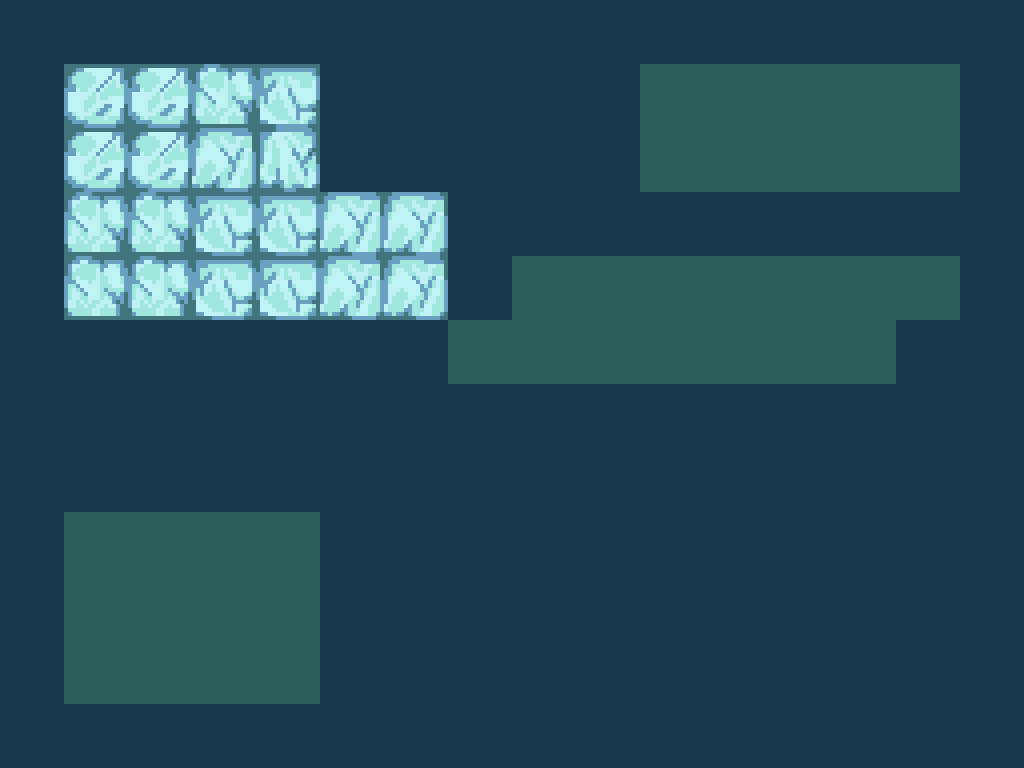

Rendered tile map (Tiled .tmx) drawn with the repository's tilesets; below, a short description and the full map source, tile grids included:
An orthogonal 16x12 tile map with 64x64 px tiles, 1 tile layer (Tile Layer 1), 1 hidden layer not drawn, 2 tilesets and 3 objects (2x Lake).

<map version="1.0" tiledversion="1.1.6" orientation="orthogonal" renderorder="right-down" width="16" height="12" tilewidth="64" tileheight="64" infinite="0" nextobjectid="6">
 <tileset firstgid="1" source="game_tileset1.tsx" />
 <tileset firstgid="13" source="game_tileset2.tsx" />
 <layer name="Tile Layer 1" width="16" height="12">
  <data encoding="csv">
9,9,9,9,9,9,9,9,9,9,9,9,9,9,9,9,
9,2,2,5,6,9,9,9,9,9,1,1,1,1,1,9,
9,2,2,3,4,9,9,9,9,9,1,1,1,1,1,9,
9,5,5,6,6,3,3,9,9,9,9,9,9,9,9,9,
9,5,5,6,6,3,3,9,1,1,1,1,1,1,1,9,
9,9,9,9,9,9,9,1,1,1,1,1,1,1,9,9,
9,9,9,9,9,9,9,9,9,9,9,9,9,9,9,9,
9,9,9,9,9,9,9,9,9,9,9,9,9,9,9,9,
9,1,1,1,1,9,9,9,9,9,9,9,9,9,9,9,
9,1,1,1,1,9,9,9,9,9,9,9,9,9,9,9,
9,1,1,1,1,9,9,9,9,9,9,9,9,9,9,9,
9,9,9,9,9,9,9,9,9,9,9,9,9,9,9,9
</data>
 </layer>
 <layer name="Tile Layer 2" width="16" height="12" visible="0">
  <data encoding="csv">
0,0,0,0,0,0,0,0,0,0,0,0,0,0,0,0,
0,14,0,15,0,16,0,0,0,0,0,0,0,0,0,0,
0,0,0,0,0,0,0,0,0,0,0,0,0,0,0,0,
0,17,0,18,0,0,0,0,0,0,0,0,0,0,0,0,
0,0,0,0,0,0,0,0,0,0,0,0,0,0,0,0,
0,3221225488,0,0,0,0,0,0,0,0,0,0,0,0,0,0,
0,0,0,0,0,0,0,0,0,0,0,0,0,0,0,0,
0,0,0,0,0,0,0,0,0,0,0,0,0,0,0,0,
0,0,0,0,0,0,0,0,0,0,0,0,0,0,0,0,
0,0,0,0,0,0,0,0,0,0,0,0,0,0,0,0,
0,0,0,0,0,0,0,0,0,0,0,0,0,0,0,0,
0,0,0,0,0,0,0,0,0,0,0,0,0,0,0,0
</data>
 </layer>
 <objectgroup name="Lake">
  <object id="1" name="Lake" x="64" y="64" width="256" height="128" />
  <object id="2" name="Lake" x="64" y="192" width="256" height="128" />
  <object id="3" x="192" y="192" width="64" />
 </objectgroup>
</map>